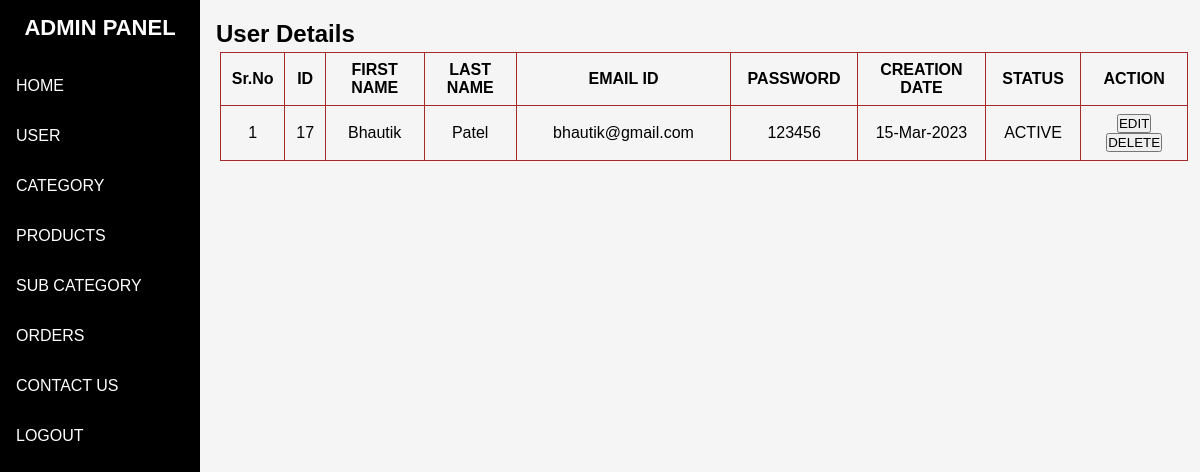
Page /admin/user.php (signed in) on the committed database.
### tables this page shows
CREATE TABLE `user` (
  `id` int(11) NOT NULL,
  `fname` varchar(30) NOT NULL,
  `lname` varchar(30) NOT NULL,
  `email` varchar(30) NOT NULL,
  `password` varchar(30) NOT NULL,
  `create_date` varchar(30) NOT NULL
);

### admin/user.php (the view, shortened to what this page needs)
<?php
include('header.php');
$con = mysqli_connect("localhost","root","","clothing");
?>
<!DOCTYPE html>
<html lang="en">
<head>
</head>
<body>
<div class="main">
        <h2>User Details</h2>
    <table border="1" width="40%">
        <tr>
            <th width="1%">Sr.No</th>
            <th width="1%">ID</th>
            <th width="5%">FIRST NAME</th>
            <th width="5%">LAST NAME</th>
            <th width="10%">EMAIL ID</th>
            <th width="3%">PASSWORD</th>
            <th width="5%">CREATION DATE</th>
            <th width="3%">STATUS</th>
            <th width="5%">ACTION</th>
        </tr>
        <?php
        $query = "select * from user";
        $result= mysqli_query($con ,$query);
        if(mysqli_num_rows($result)>0){
            $i=1;
           while($row = mysqli_fetch_array($result)){
            ?>
         <tr>
            <td><?php echo $i; ?></td>
            <td><?php echo $row['id']; ?></td>
            <td><?php echo $row['fname']; ?></td>
            <td><?php echo $row['lname']; ?></td>
            <td><?php echo $row['email']; ?></td>
            <td><?php echo $row['password']; ?></td>
            <td><?php echo $row['create_date']; ?></td>
            <td><span>ACTIVE</span></td>
            <td><span>
                <button>EDIT</button>
                <button>DELETE</button>
            </span></td>
          </tr>
          <?php
          $i++;
           }
        }
        ?>
    </table>
</div>
</body>
</html>

### admin/style.css (style rules this page uses)
* { padding: 0; margin: 0; }
.main { margin-left: 200px; background-color:whitesmoke; padding: 20px 16px; height: 1000px; color: black; font-family: 'Gill Sans', 'Gill Sans MT', Calibri, 'Trebuchet MS', sans-serif; }
.main table { align-items: center; color: black; text-align: center; border-color: brown; width: 100%; border-collapse: collapse; margin: 4px; }
.main table th,td { padding: 8px; }

### rows in the picture
user: id "17", fname "Bhautik", lname "Patel", email "bhautik@gmail.com", password "123456", create_date "15-Mar-2023"
